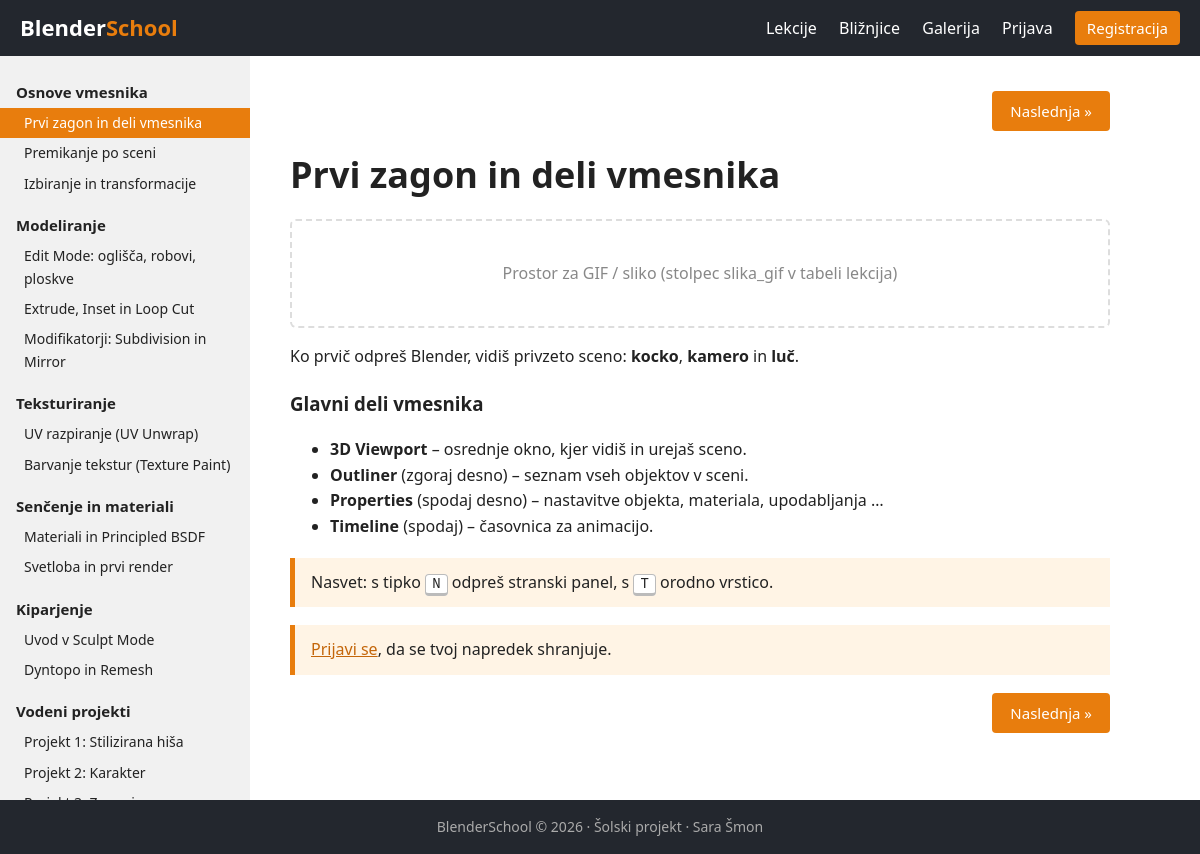
The page /lekcija.php on the database its author committed.
### tables this page shows
CREATE TABLE modul (
    id INT AUTO_INCREMENT PRIMARY KEY,
    naslov VARCHAR(100) NOT NULL,
    opis TEXT,
    vrstni_red INT NOT NULL DEFAULT 0
);

CREATE TABLE lekcija (
    id INT AUTO_INCREMENT PRIMARY KEY,
    id_modula INT NOT NULL,
    naslov VARCHAR(150) NOT NULL,
    vsebina TEXT NOT NULL,
    slika_gif VARCHAR(255) NULL,
    vrstni_red INT NOT NULL DEFAULT 0,
    FOREIGN KEY (id_modula) REFERENCES modul(id) ON DELETE CASCADE
);

### includes/funkcije.php (called while the page is built, shortened)
<?php
function e($besedilo) {
    return htmlspecialchars($besedilo ?? '', ENT_QUOTES, 'UTF-8');
}
function je_prijavljen() {
    return isset($_SESSION['uporabnik_id']);
}
function vsi_moduli_z_lekcijami($pdo) {
    $moduli = $pdo->query('SELECT * FROM modul ORDER BY vrstni_red')->fetchAll();
    $lekcije = $pdo->query('SELECT id, id_modula, naslov FROM lekcija ORDER BY vrstni_red')->fetchAll();
    return $moduli;
}

### lekcija.php (the view, shortened to what this page needs)
<?php
require 'config.php';
if (isset($_GET['id'])) {
    $stmt = $pdo->prepare('SELECT * FROM lekcija WHERE id = ?');
    $stmt->execute([(int)$_GET['id']]);
} elseif (isset($_GET['modul'])) {
    $stmt = $pdo->prepare('SELECT * FROM lekcija WHERE id_modula = ? ORDER BY vrstni_red LIMIT 1');
    $stmt->execute([(int)$_GET['modul']]);
} else {
    $stmt = $pdo->query(
        'SELECT l.* FROM lekcija l JOIN modul m ON m.id = l.id_modula
         ORDER BY m.vrstni_red, l.vrstni_red LIMIT 1'
    );
}
$lekcija = $stmt->fetch();
$moduli = vsi_moduli_z_lekcijami($pdo);
$vrsta = [];
foreach ($moduli as $m) {
    foreach ($m['lekcije'] as $l) $vrsta[] = $l['id'];
}
$poz = array_search($lekcija['id'], $vrsta);
$naslednja = $vrsta[$poz + 1] ?? null;
$dokoncane = je_prijavljen() ? dokoncane_lekcije($pdo, $_SESSION['uporabnik_id']) : [];
$je_dokoncana = in_array($lekcija['id'], $dokoncane);
include 'includes/glava.php';
?>
<div class="postavitev">
    <aside class="levi-meni">
        <?php foreach ($moduli as $m): ?>
            <h4><?= e($m['naslov']) ?></h4>
            <?php foreach ($m['lekcije'] as $l): ?>
                <a href="lekcija.php?id=<?= $l['id'] ?>"
                   class="<?= $l['id'] == $lekcija['id'] ? 'aktivna' : '' ?>">
                    <?= e($l['naslov']) ?>
                </a>
            <?php endforeach; ?>
        <?php endforeach; ?>
    </aside>
    <main class="lekcija">
        <div class="navigacija-lekcij">
            <?php if ($naslednja): ?><a class="gumb desno" href="lekcija.php?id=<?= $naslednja ?>">Naslednja »</a><?php endif; ?>
        </div>
        <h1><?= e($lekcija['naslov']) ?></h1>
        <?php if ($lekcija['slika_gif']): ?>
            <img class="gif" src="<?= e($lekcija['slika_gif']) ?>" alt="<?= e($lekcija['naslov']) ?>">
        <?php else: ?>
            <div class="gif-prostor">Prostor za GIF / sliko (stolpec slika_gif v tabeli lekcija)</div>
        <?php endif; ?>
        <div class="besedilo"><?= $lekcija['vsebina'] ?></div>
        <?php if (je_prijavljen()): ?>
            <form method="post" action="dokoncaj.php" id="obrazec-dokoncaj">
                <input type="hidden" name="id_lekcije" value="<?= $lekcija['id'] ?>">
                <button type="submit" id="gumb-dokoncaj" class="gumb gumb-velik <?= $je_dokoncana ? 'dokoncano' : '' ?>">
                    <?= $je_dokoncana ? '✔ Dokončano' : 'Označi kot dokončano' ?>
                </button>
            </form>
        <?php else: ?>
            <p class="nasvet"><a href="prijava.php">Prijavi se</a>, da se tvoj napredek shranjuje.</p>
        <?php endif; ?>
        <div class="navigacija-lekcij">
            <?php if ($naslednja): ?><a class="gumb desno" href="lekcija.php?id=<?= $naslednja ?>">Naslednja »</a><?php endif; ?>
        </div>
    </main>
</div>
<?php include 'includes/noga.php'; ?>

### css/style.css (style rules this page uses)
:root { --oranzna: #e87d0d; --oranzna-temna: #c4660a; --temna: #23272e; --siva: #f1f1f1; --rob: #ddd; --zelena: #04aa6d; }
* { box-sizing: border-box; }
body { margin: 0; font-family: "Segoe UI", Arial, sans-serif; color: #222; background: #fff; line-height: 1.6; display: flex; flex-direction: column; min-height: 100vh; }
a { color: var(--oranzna-temna); }
.gumb, .gumb-mali { display: inline-block; background: var(--oranzna); color: #fff !important; border: none; padding: 8px 18px; border-radius: 4px; text-decoration: none; cursor: pointer; font-size: 15px; }
.desno { float: right; }
.postavitev { display: flex; flex: 1; }
.levi-meni { width: 250px; background: var(--siva); padding: 10px 0; flex-shrink: 0; height: calc(100vh - 56px); position: sticky; top: 56px; overflow-y: auto; }
.levi-meni h4 { margin: 14px 16px 4px; font-size: 15px; }
.levi-meni a { display: block; padding: 4px 16px 4px 24px; color: #222; text-decoration: none; font-size: 14px; }
.levi-meni a.aktivna { background: var(--oranzna); color: #fff; }
.lekcija { flex: 1; padding: 20px 40px; max-width: 900px; }
.lekcija h1 { font-size: 36px; margin: 10px 0; }
.navigacija-lekcij { overflow: hidden; margin: 15px 0; }
.gif-prostor { border: 2px dashed var(--rob); color: #888; padding: 40px; text-align: center; border-radius: 6px; margin: 15px 0; }
.besedilo { font-size: 16px; }
.nasvet { background: #fff4e5; border-left: 5px solid var(--oranzna); padding: 12px 16px; margin: 18px 0; }
kbd { background: #fff; border: 1px solid #bbb; border-bottom-width: 3px; border-radius: 4px; padding: 1px 6px; font-family: Consolas, monospace; font-size: 14px; }

### rows shown on the page
modul: naslov "Osnove vmesnika"
lekcija: naslov "Prvi zagon in deli vmesnika", vsebina "Ko prvič odpreš Blender, vidiš privzeto sceno: kocko , kamero in luč . Glavni deli vmesnika 3D Viewport – osrednje okno, kjer vidiš in urejaš sceno. Outliner (zgoraj desno) – seznam vseh objektov v sceni. Properties (spodaj desno) – nastavitve objekta, materiala, upodabljanja … Timeline (spodaj) – časovnica za animacijo. Nasvet: s tipko N odpreš stranski panel, s T orodno vrstico."
lekcija: naslov "Premikanje po sceni"
lekcija: naslov "Izbiranje in transformacije"
modul: naslov "Modeliranje"
lekcija: naslov "Edit Mode: oglišča, robovi, ploskve"
lekcija: naslov "Extrude, Inset in Loop Cut"
lekcija: naslov "Modifikatorji: Subdivision in Mirror"
modul: naslov "Teksturiranje"
lekcija: naslov "UV razpiranje (UV Unwrap)"
lekcija: naslov "Barvanje tekstur (Texture Paint)"
modul: naslov "Senčenje in materiali"
lekcija: naslov "Materiali in Principled BSDF"
lekcija: naslov "Svetloba in prvi render"
modul: naslov "Kiparjenje"
lekcija: naslov "Uvod v Sculpt Mode"
lekcija: naslov "Dyntopo in Remesh"
modul: naslov "Vodeni projekti"
lekcija: naslov "Projekt 1: Stilizirana hiša"
lekcija: naslov "Projekt 2: Karakter"
